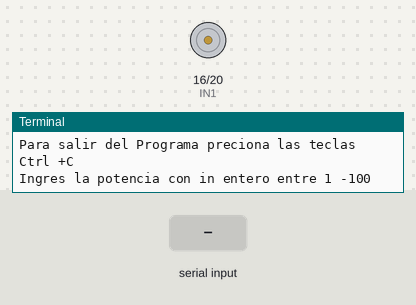
A program run on a simulated Raspberry Pi (BCM pin numbers). Parts: motor-driver pin pairs drawn as motors (green arrow = first pin HIGH = forward, orange = second pin HIGH = backward, longer = more drive, scaled by the enable pin), the last lines printed to the terminal. The inputs (shaded band) are chosen by the test bench.

Above: at 1.2 s.
1.3 s: "5" typed at the terminal, then Enter
At 2.4 s:
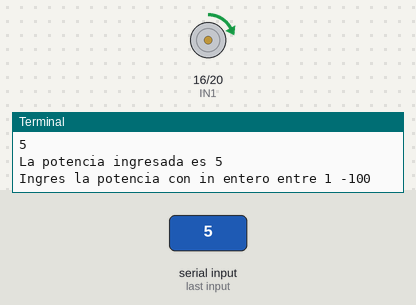
2.8 s: "90" typed at the terminal, then Enter
At 3.6 s:
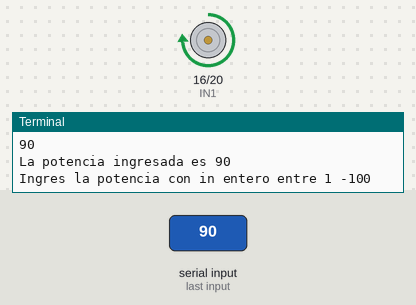
4.3 s: "0" typed at the terminal, then Enter
At 4.7 s:
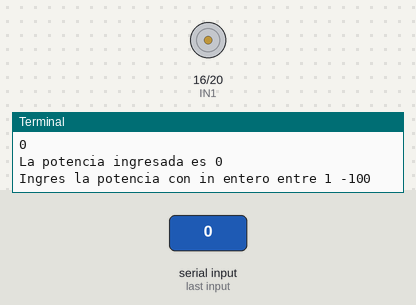
Timing chart, 0 to 7.3 s (numbered marks = the images above; inputs shaded):
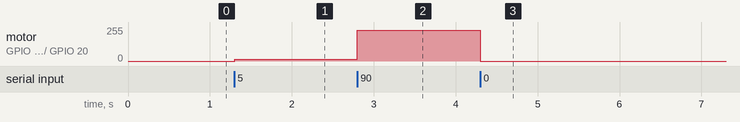

Measured:
- after the input at 1.3 s, motor on GPIO 16 (IN1) / GPIO 20 (IN2): stopped → forward 13/255 at once
- after the input at 2.8 s, motor on GPIO 16 (IN1) / GPIO 20 (IN2): forward 13/255 → forward 230/255 at once
- after the input at 4.3 s, motor on GPIO 16 (IN1) / GPIO 20 (IN2): forward 230/255 → stopped at once

The program:

control_motor.py
```python
# Fecha : 07 de feebrero 2026
# Autor : Jose Gonzalez
# Descripcion : programa para indicar la potencia de un motor CD
#ENA : pin 12 , IN1 = pin 16 , IN2 = pin 20;

import  RPi.GPIO as GPIO # LIBRERIA DE LOS PUERTOS PRINCIPALES
import time # libreria para pausas en el codigo

# definicion de pines
ENA = 12
IN1 = 16
IN2 = 20

# Nomenclatura a utilizar
GPIO.setmode(GPIO.BCM)

# habilitando pines de salida
GPIO.setup(ENA, GPIO.OUT)
GPIO.setup(IN1, GPIO.OUT)
GPIO.setup(IN2, GPIO.OUT)

# DEFINIENDO PINES DE SALIDA
GPIO.output(IN1, GPIO.LOW)
GPIO.output(IN2 , GPIO.LOW)

# L298 ES SU LIMITE DE PWM 1000
pwm = GPIO.PWM(ENA, 1000)
pwm.start(0)

print("Programa para un control de un motor DC")
print("Para salir del Programa preciona las teclas Ctrl +C")

try:
    while True:
        print("Ingres la potencia con in entero entre 1 -100")
        valor = input("")
        if not valor.isdigit(): # regresa un True o un False
            print("Es una entrada incorrecta")
            continue # es como un return retorna al while

        potencia = int(valor)

        if 0 <= potencia <= 100: # esto solo se puede hacer en python
            pwm.ChangeDutyCycle(potencia)
            GPIO.output(IN1, GPIO.HIGH)
            GPIO.output(IN2 , GPIO.LOW)

            print(f"La potencia ingresada es {potencia}")

        else:
            print("La potencia esta fuera de los limites")

        time.sleep(0.1)

except KeyboardInterrupt:
    print("programa detenido")

finally:
    pwm.stop()
    GPIO.output(ENA, GPIO.LOW)
    GPIO.output(IN1, GPIO.LOW)
    GPIO.output(IN2 , GPIO.LOW)
    GPIO.cleanup()
```
